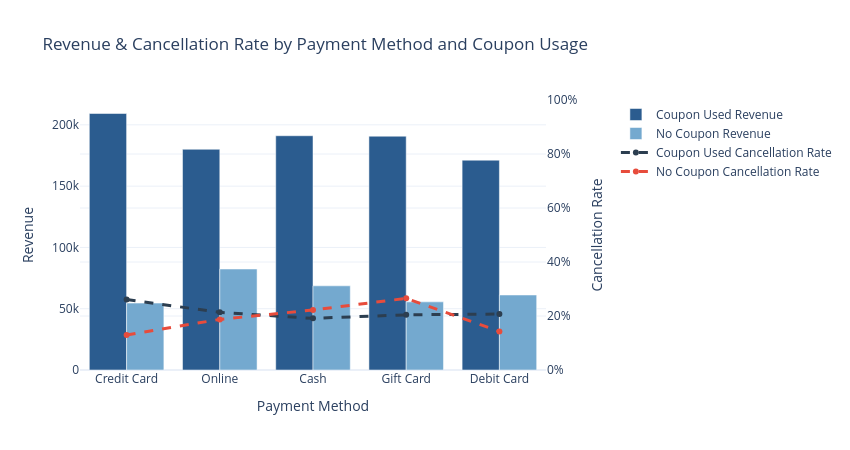
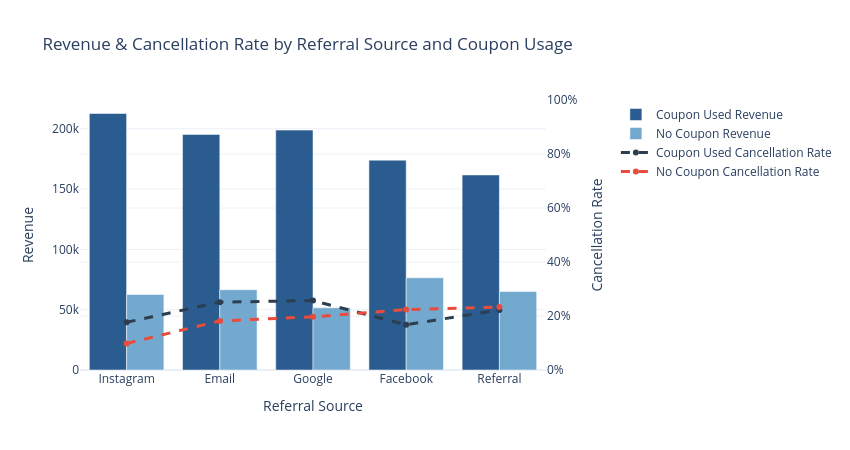

Notebook cell for these charts, in order:
### Code cell
import plotly.graph_objects as go
import streamlit as st

# Define color palettes for consistency across both figures
bar_colors = {
    "Coupon Used": "#2b5c8f",  # Deep corporate blue
    "No Coupon": "#74a9cf"     # Soft light blue
}

line_colors = {
    "Coupon Used": "#2c3e50",  # Dark slate gray
    "No Coupon": "#e74c3c"     # Muted crimson red for contrast
}

# Payment Method

payment_data["PaymentMethod"] = pd.Categorical(
    payment_data["PaymentMethod"],
    categories=payment_order,
    ordered=True
)
payment_data = payment_data.sort_values("PaymentMethod")

# Create figure
payment_fig = go.Figure()

# Revenue bars
for coupon in payment_data["CouponStatus"].unique():
    subset = payment_data[payment_data["CouponStatus"] == coupon]
    payment_fig.add_trace(
        go.Bar(
            x=subset["PaymentMethod"],
            y=subset["revenue"],
            name=f"{coupon} Revenue",
            marker_color=bar_colors.get(coupon, "#333333"),
            yaxis="y1"
        )
    )

# cancelation rate line
for coupon in payment_data["CouponStatus"].unique():
    subset = payment_data[payment_data["CouponStatus"] == coupon]
    payment_fig.add_trace(
        go.Scatter(
            x=subset["PaymentMethod"],
            y=subset["cancellation_rate"],
            mode="lines+markers",
            name=f"{coupon} Cancellation Rate",
            line=dict(dash="dash", width=3, color=line_colors.get(coupon, "#333333")),
            yaxis="y2"
        )
    )

# Layout
payment_fig.update_layout(
    title="Revenue & Cancellation Rate by Payment Method and Coupon Usage",
    barmode="group",
    template="plotly_white",
    width=850,
    height=450,
    margin=dict(r=220),
    xaxis=dict(title="Payment Method", showgrid=False),
    yaxis=dict(title="Revenue"),
    yaxis2=dict(
        title="Cancellation Rate",
        overlaying="y",
        side="right",
        tickformat=".0%",
        range=[0, 1],
        showgrid=True
    ),
    legend=dict(x=1.15, y=1, xanchor="left", yanchor="top")
)

payment_fig.show()

from IPython.display import display, HTML

def notebook_insight_box(title, text):
    box_html = f"""
    <div style="
        padding: 16px;
        background-color: #f8fafc;
        border-left: 4px solid #2b5c8f;
        border-radius: 6px;
        margin: 15px 0;
        font-family: sans-serif;
        box-shadow: 0 1px 3px rgba(0,0,0,0.05);
    ">
        <span style="font-weight: bold; color: #2b5c8f; font-size: 1.1em;"> {title}</span>
        <p style="margin-top: 8px; color: #334155; line-height: 1.5; font-size: 0.95em;">{text}</p>
    </div>
    """
    display(HTML(box_html))

notebook_insight_box(
    title="Key Insight & Operational Risk",
    text="We observe differences in revenue contribution between payment methods depending on coupon usage. This may indicate that discounts affect purchasing behavior differently across payment types.<br><br>Additionally, credit card payments generate the highest revenue but also exhibit the highest cancellation rate, indicating potential post-purchase behavior issues."
)

# Referral Source

referral_data["ReferralSource"] = pd.Categorical(
    referral_data["ReferralSource"],
    categories=referral_order,
    ordered=True
)
referral_data = referral_data.sort_values("ReferralSource")

# Create figure
referral_fig = go.Figure()

# Revenue bars
for coupon in referral_data["CouponStatus"].unique():
    subset = referral_data[referral_data["CouponStatus"] == coupon]
    referral_fig.add_trace(
        go.Bar(
            x=subset["ReferralSource"],
            y=subset["revenue"],
            name=f"{coupon} Revenue",
            marker_color=bar_colors.get(coupon, "#333333"),
            yaxis="y1"
        )
    )

# cancelation rate line
for coupon in referral_data["CouponStatus"].unique():
    subset = referral_data[referral_data["CouponStatus"] == coupon]
    referral_fig.add_trace(
        go.Scatter(
            x=subset["ReferralSource"],
            y=subset["cancellation_rate"],
            mode="lines+markers",
            name=f"{coupon} Cancellation Rate",
            line=dict(dash="dash", width=3, color=line_colors.get(coupon, "#333333")),
            yaxis="y2"
        )
    )

# Layout
referral_fig.update_layout(
    title="Revenue & Cancellation Rate by Referral Source and Coupon Usage",
    barmode="group",
    template="plotly_white",
    width=850,
    height=450,
    margin=dict(r=220),
    xaxis=dict(title="Referral Source", showgrid=False),
    yaxis=dict(title="Revenue"),
    yaxis2=dict(
        title="Cancellation Rate",
        overlaying="y",
        side="right",
        tickformat=".0%",
        range=[0, 1],
        showgrid=True
    ),
    legend=dict(x=1.15, y=1, xanchor="left", yanchor="top")
)

referral_fig.show()

from IPython.display import display, HTML

def notebook_insight_box(title, text):
    box_html = f"""
    <div style="
        padding: 16px;
        background-color: #f8fafc;
        border-left: 4px solid #2b5c8f;
        border-radius: 6px;
        margin: 15px 0;
        font-family: sans-serif;
        box-shadow: 0 1px 3px rgba(0,0,0,0.05);
    ">
        <span style="font-weight: bold; color: #2b5c8f; font-size: 1.1em;"> {title}</span>
        <p style="margin-top: 8px; color: #334155; line-height: 1.5; font-size: 0.95em;">{text}</p>
    </div>
    """
    display(HTML(box_html))

notebook_insight_box(
    title="Key Insight & Operational Risk",
    text="We observe differences in revenue contribution between payment methods depending on coupon usage. This may indicate that discounts affect purchasing behavior differently across payment types.<br><br>Additionally, credit card payments generate the highest revenue but also exhibit the highest cancellation rate, indicating potential post-purchase behavior issues."
)

### Figure 1 — Plotly figure (JSON) as saved in the notebook; plotly's stock layout.template omitted (floating-point values rounded to 4 significant figures)
{"data": [{"marker": {"color": "#2b5c8f"}, "name": "Coupon Used Revenue", "type": "bar", "x": ["Credit Card", "Online", "Cash", "Gift Card", "Debit Card"], "y": [209300.0, 180100.0, 191100.0, 190700.0, 171200.0], "yaxis": "y"}, {"marker": {"color": "#74a9cf"}, "name": "No Coupon Revenue", "type": "bar", "x": ["Credit Card", "Online", "Cash", "Gift Card", "Debit Card"], "y": [54600.0, 82370.0, 68680.0, 55580.0, 61170.0], "yaxis": "y"}, {"line": {"color": "#2c3e50", "dash": "dash", "width": 3}, "mode": "lines+markers", "name": "Coupon Used Cancellation Rate", "type": "scatter", "x": ["Credit Card", "Online", "Cash", "Gift Card", "Debit Card"], "y": [0.2611, 0.2135, 0.1913, 0.2044, 0.2071], "yaxis": "y2"}, {"line": {"color": "#e74c3c", "dash": "dash", "width": 3}, "mode": "lines+markers", "name": "No Coupon Cancellation Rate", "type": "scatter", "x": ["Credit Card", "Online", "Cash", "Gift Card", "Debit Card"], "y": [0.1296, 0.1875, 0.2222, 0.2653, 0.1429], "yaxis": "y2"}], "layout": {"barmode": "group", "height": 450, "legend": {"x": 1.15, "xanchor": "left", "y": 1, "yanchor": "top"}, "margin": {"r": 220}, "title": {"text": "Revenue & Cancellation Rate by Payment Method and Coupon Usage"}, "width": 850, "xaxis": {"showgrid": false, "title": {"text": "Payment Method"}}, "yaxis": {"title": {"text": "Revenue"}}, "yaxis2": {"overlaying": "y", "range": [0, 1], "showgrid": true, "side": "right", "tickformat": ".0%", "title": {"text": "Cancellation Rate"}}}}

### Figure 2 — Plotly figure (JSON) as saved in the notebook; plotly's stock layout.template omitted (floating-point values rounded to 4 significant figures)
{"data": [{"marker": {"color": "#2b5c8f"}, "name": "Coupon Used Revenue", "type": "bar", "x": ["Instagram", "Email", "Google", "Facebook", "Referral"], "y": [212600.0, 195200.0, 198900.0, 174000.0, 161700.0], "yaxis": "y"}, {"marker": {"color": "#74a9cf"}, "name": "No Coupon Revenue", "type": "bar", "x": ["Instagram", "Email", "Google", "Facebook", "Referral"], "y": [62660.0, 66570.0, 51570.0, 76460.0, 65140.0], "yaxis": "y"}, {"line": {"color": "#2c3e50", "dash": "dash", "width": 3}, "mode": "lines+markers", "name": "Coupon Used Cancellation Rate", "type": "scatter", "x": ["Instagram", "Email", "Google", "Facebook", "Referral"], "y": [0.1768, 0.2513, 0.2571, 0.1677, 0.2222], "yaxis": "y2"}, {"line": {"color": "#e74c3c", "dash": "dash", "width": 3}, "mode": "lines+markers", "name": "No Coupon Cancellation Rate", "type": "scatter", "x": ["Instagram", "Email", "Google", "Facebook", "Referral"], "y": [0.09836, 0.1818, 0.197, 0.2239, 0.2333], "yaxis": "y2"}], "layout": {"barmode": "group", "height": 450, "legend": {"x": 1.15, "xanchor": "left", "y": 1, "yanchor": "top"}, "margin": {"r": 220}, "title": {"text": "Revenue & Cancellation Rate by Referral Source and Coupon Usage"}, "width": 850, "xaxis": {"showgrid": false, "title": {"text": "Referral Source"}}, "yaxis": {"title": {"text": "Revenue"}}, "yaxis2": {"overlaying": "y", "range": [0, 1], "showgrid": true, "side": "right", "tickformat": ".0%", "title": {"text": "Cancellation Rate"}}}}
